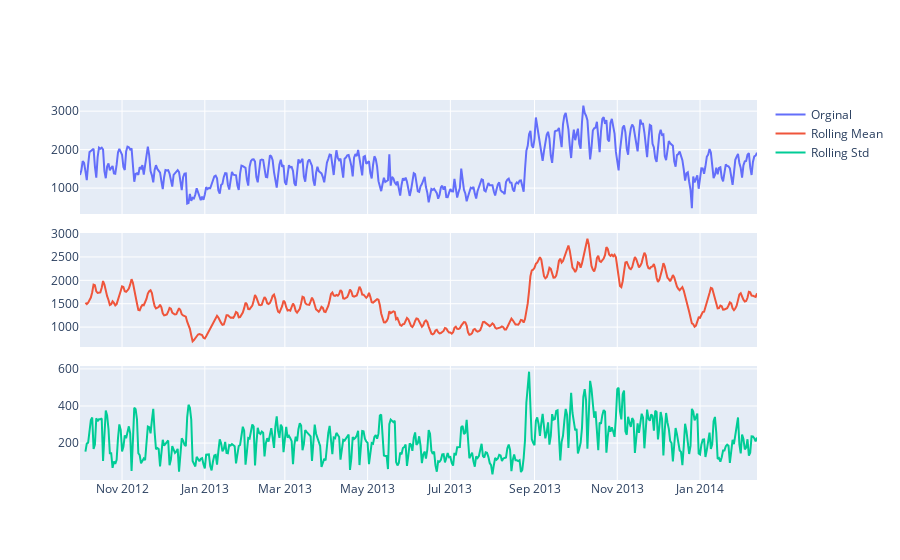

Notebook code for this chart:
### Code cell
stationaryTest(ts_df)

### Figure 1 — Plotly figure (JSON) as saved in the notebook; plotly's stock layout.template omitted (floating-point values rounded to 4 significant figures; data arrays with more than 128 entries replaced by an {"elided": "..."} marker saying what was removed)
{"data": [{"name": "Orginal", "type": "scatter", "x": {"elided": "500 str values"}, "xaxis": "x", "y": {"elided": "500 int values"}, "yaxis": "y"}, {"name": "Rolling Mean", "type": "scatter", "x": {"elided": "500 str values"}, "xaxis": "x2", "y": {"elided": "500 float values"}, "yaxis": "y2"}, {"name": "Rolling Std", "type": "scatter", "x": {"elided": "500 str values"}, "xaxis": "x3", "y": {"elided": "500 float values"}, "yaxis": "y3"}], "layout": {"xaxis": {"anchor": "y", "domain": [0, 1], "matches": "x3", "showticklabels": false}, "xaxis2": {"anchor": "y2", "domain": [0, 1], "matches": "x3", "showticklabels": false}, "xaxis3": {"anchor": "y3", "domain": [0, 1]}, "yaxis": {"anchor": "x", "domain": [0.7, 1]}, "yaxis2": {"anchor": "x2", "domain": [0.35, 0.65]}, "yaxis3": {"anchor": "x3", "domain": [0, 0.3]}}}
